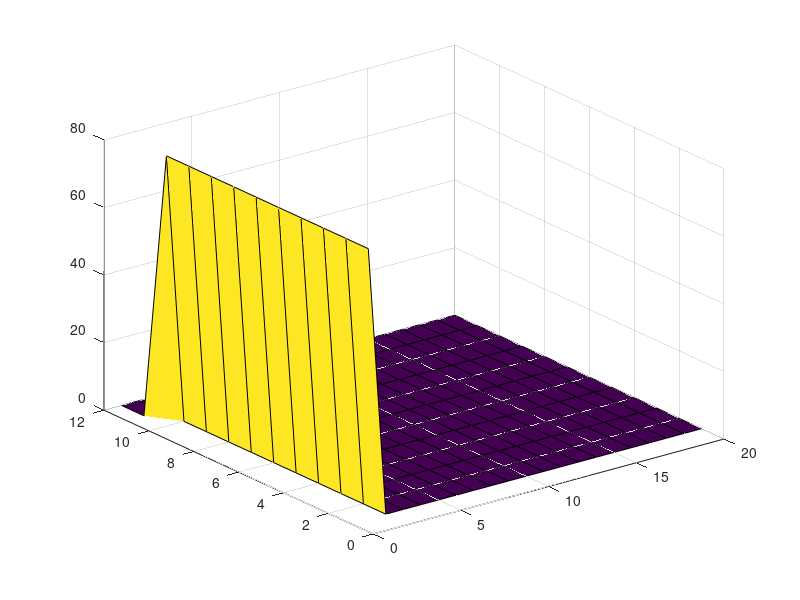
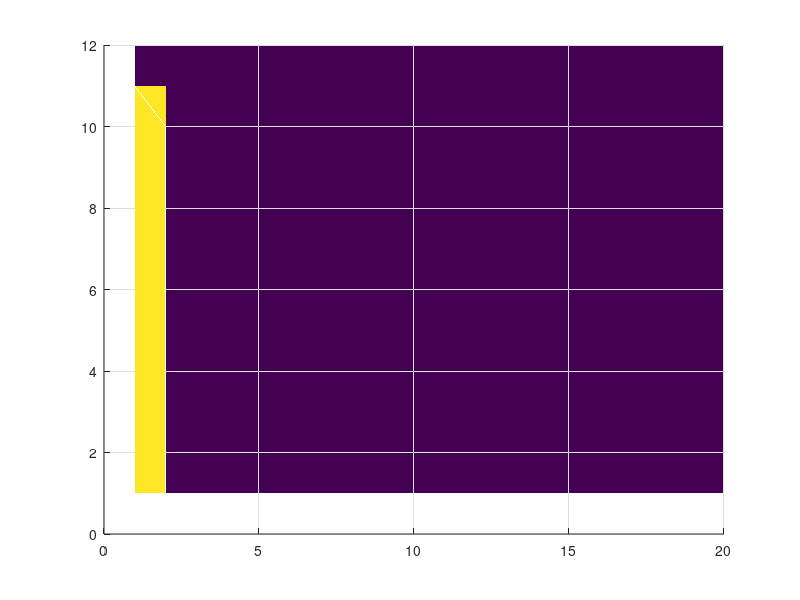

Recreate these plots in MATLAB, in order.
close all
clear all

% Initial Condition
% TLeft = 160.0; 
% TRight = 350.0;
TStart = 0;
TFinish = 160.0;
tau_1 = 50;
tau_2 = 50;
WIDTH = 20; 
HEIGHT = 12; 
HeightLeftZone = 10; 
HeightRightZone = 0;

% Stop Parametres
MAX_ITER = 10000;
eps = 0.001;
Lambda = 1.7;

% Sharing to zones
h = 1;
i_max = floor(WIDTH / h);
j_max = floor(HEIGHT / h);
j_max_left = floor(HeightLeftZone / h) ;
j_min_right = j_max - ceil(HeightRightZone / h);

% Matrix of temperaturies
Temperatures = repmat(TStart, j_max, i_max);

% T=a*tau
a = zeros(2);
a(1) = TFinish / tau_1;
a(2) = - TFinish / (2 * tau_2);

%  Time step
num_tau_step = 10;
tau_step = zeros(2);
tau_step(1) = tau_1 / num_tau_step;
tau_step(2) = tau_2 / num_tau_step;

% Creating matrixes for SLAE
num_var = i_max * j_max;
system_dimension = num_var - j_max_left - j_max + j_min_right;
SystemMatrix = zeros(system_dimension, system_dimension);
RightPartColumn = zeros(system_dimension);
X = zeros(system_dimension);
INDEX = 1;

for part = 1:2
    for cur_k = 1:num_tau_step

        for i = 1:i_max 
            for j = 1:j_max
                % Choosing the template
                if i == 1                  
                    if j > j_max_left + 1 && j < j_max
                        SystemMatrix(INDEX, INDEX) = 0.25 * h * h - tau_step(part) * a(part);
                        SystemMatrix(INDEX, INDEX - 1) = - 0.5 * tau_step(part) * a(part); 
                        SystemMatrix(INDEX, INDEX + 1) = - 0.5 * tau_step(part) * a(part); 
                        SystemMatrix(INDEX, INDEX + j_max) = - tau_step(part) * a(part); 
                        RightPartColumn(INDEX) = 0.5 * h * h * Temperatures(j, i); 
                        INDEX = INDEX + 1;
                        continue
                    end      
                    
                    if j == j_max_left + 1 
                        SystemMatrix(INDEX, INDEX) = 0.25 * h * h - tau_step(part) * a(part);
                        SystemMatrix(INDEX, INDEX + 1) = - 0.5 * tau_step(part) * a(part); 
                        SystemMatrix(INDEX, INDEX + j_max) = - tau_step(part) * a(part); 
                        RightPartColumn(INDEX) = 0.5 * h * h * Temperatures(i, j) + 0.5 * tau_step(part) * a(part) * Temperatures(j_max, i); 
                        INDEX = INDEX + 1;
                        continue
                    end   
                    
                    if j == j_max
                        SystemMatrix(INDEX, INDEX) = 0.25 * h * h - tau_step(part) * a(part);
                        SystemMatrix(INDEX, INDEX - 1) = - 0.5 * tau_step(part) * a(part); 
                        SystemMatrix(INDEX, INDEX + j_max) = - 0.5 * tau_step(part) * a(part); 
                        RightPartColumn(INDEX) = 0.25 * h * h * Temperatures(i, j);
                        INDEX = INDEX + 1;
                        continue
                    end
                end
                
                if i > 1 && i < i_max
                    if j>1 && j < j_max
                        Temp_help = 0.25 * (Temperatures(j - 1, i) + Temperatures(j + 1, i) + Temperatures(j, i - 1) + Temperatures(j, i + 1));        
                    end
                    
                    if j == 1
                         Temp_help = 0.5 * (0.5 * (Temperatures(1, i - 1) + Temperatures(1, i + 1)) + Temperatures(2, i));
                    end
    
                    if j == j_max
                         Temp_help = 0.5 * (0.5 * (Temperatures(j_max, i - 1) + Temperatures(j_max, i + 1)) + Temperatures(j_max - 1, i));  
                    end
                end           
             
                if i == i_max
                    if j == j_max
                        Temp_help =  0.5 * (Temperatures(j_max - 1, i_max) + Temperatures(j_max, i_max - 1));
                    end
                    
                    if j < j_max && j > 1
                        Temp_help = 0.5 * (0.5 * (Temperatures(j - 1, i_max) + Temperatures(j + 1, i_max)) + Temperatures(j, i_max - 1));     
                    end
                    
                    if j == 1
                        Temp_help =  0.5 * (Temperatures(2, i_max) + Temperatures(1, i_max - 1));
                    end
                end
                
%                 Add numvr++;
%                 if (i > 1) || (i == 1 && j > j_max_left)
%                    INDEX = INDEX + 1; 
%                 end
            end
        end

        X = linsolve(SystemMatrix, RightPartColumn);
    
        % Replacing temperatures
        for I = 1:system_dimension
            j = ceil((I +  j_max_left) / j_max);
            i = I + j_max_left - j_max * (j - 1);
            Temperatures(i, j) = X(I);
        end

        for k = 1:j_max_left
           Temperatures(k, 1) = Temperatures(k, 1) + a(part) * tau_step(part); 
        end
    end
end

disp(Temperatures);

figure;
surf(Temperatures);

figure;
surf(Temperatures,'EdgeColor', 'None');
view(2);


% close all
